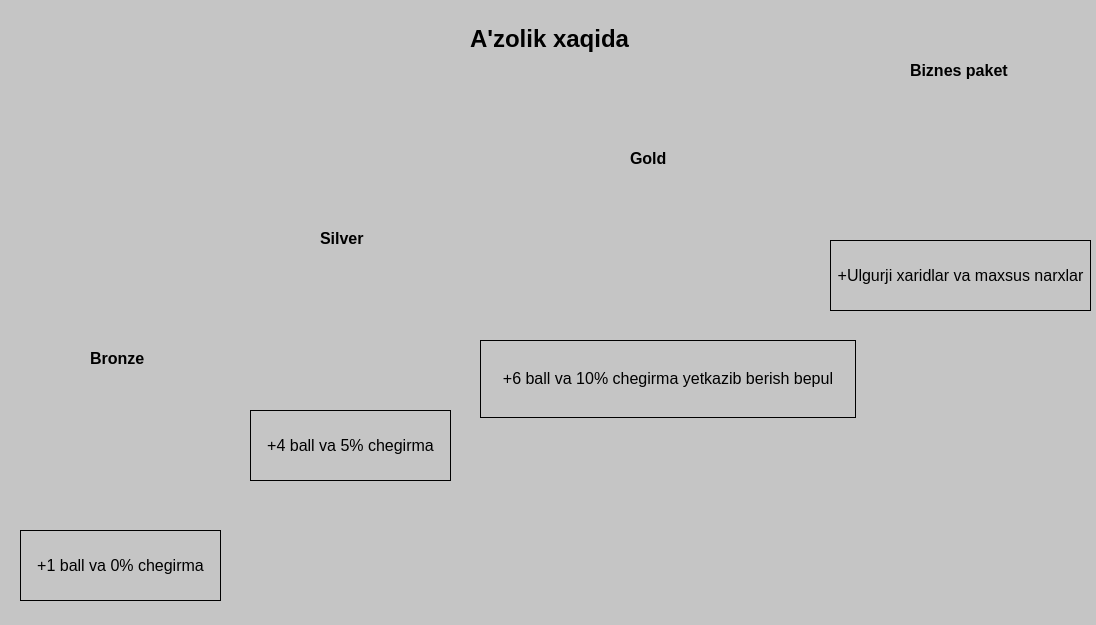
<?xml version="1.0" encoding="UTF-8"?>
<ui version="4.0">
 <class>MainWindow</class>
 <widget class="QMainWindow" name="MainWindow">
  <property name="geometry">
   <rect>
    <x>0</x>
    <y>0</y>
    <width>1096</width>
    <height>625</height>
   </rect>
  </property>
  <property name="palette">
   <palette>
    <active>
     <colorrole role="WindowText">
      <brush brushstyle="SolidPattern">
       <color alpha="255">
        <red>255</red>
        <green>255</green>
        <blue>255</blue>
       </color>
      </brush>
     </colorrole>
     <colorrole role="Window">
      <brush brushstyle="SolidPattern">
       <color alpha="255">
        <red>197</red>
        <green>197</green>
        <blue>197</blue>
       </color>
      </brush>
     </colorrole>
    </active>
    <inactive>
     <colorrole role="WindowText">
      <brush brushstyle="SolidPattern">
       <color alpha="255">
        <red>255</red>
        <green>255</green>
        <blue>255</blue>
       </color>
      </brush>
     </colorrole>
     <colorrole role="Window">
      <brush brushstyle="SolidPattern">
       <color alpha="255">
        <red>197</red>
        <green>197</green>
        <blue>197</blue>
       </color>
      </brush>
     </colorrole>
    </inactive>
    <disabled>
     <colorrole role="Base">
      <brush brushstyle="SolidPattern">
       <color alpha="255">
        <red>197</red>
        <green>197</green>
        <blue>197</blue>
       </color>
      </brush>
     </colorrole>
     <colorrole role="Window">
      <brush brushstyle="SolidPattern">
       <color alpha="255">
        <red>197</red>
        <green>197</green>
        <blue>197</blue>
       </color>
      </brush>
     </colorrole>
    </disabled>
   </palette>
  </property>
  <property name="font">
   <font>
    <hintingpreference>PreferDefaultHinting</hintingpreference>
   </font>
  </property>
  <property name="windowTitle">
   <string>MainWindow</string>
  </property>
  <widget class="QWidget" name="centralwidget">
   <widget class="QLabel" name="label_3">
    <property name="geometry">
     <rect>
      <x>30</x>
      <y>370</y>
      <width>181</width>
      <height>161</height>
     </rect>
    </property>
    <property name="text">
     <string/>
    </property>
    <property name="pixmap">
     <pixmap>images/bronze.png</pixmap>
    </property>
    <property name="scaledContents">
     <bool>true</bool>
    </property>
    <property name="openExternalLinks">
     <bool>false</bool>
    </property>
    <property name="textInteractionFlags">
     <set>Qt::TextInteractionFlag::LinksAccessibleByMouse</set>
    </property>
   </widget>
   <widget class="QLabel" name="label_4">
    <property name="geometry">
     <rect>
      <x>250</x>
      <y>250</y>
      <width>181</width>
      <height>161</height>
     </rect>
    </property>
    <property name="text">
     <string/>
    </property>
    <property name="pixmap">
     <pixmap>images/silver.png</pixmap>
    </property>
    <property name="scaledContents">
     <bool>true</bool>
    </property>
    <property name="openExternalLinks">
     <bool>false</bool>
    </property>
    <property name="textInteractionFlags">
     <set>Qt::TextInteractionFlag::LinksAccessibleByMouse</set>
    </property>
   </widget>
   <widget class="QLabel" name="label_5">
    <property name="geometry">
     <rect>
      <x>560</x>
      <y>170</y>
      <width>181</width>
      <height>161</height>
     </rect>
    </property>
    <property name="text">
     <string/>
    </property>
    <property name="pixmap">
     <pixmap>images/gold.png</pixmap>
    </property>
    <property name="scaledContents">
     <bool>true</bool>
    </property>
    <property name="openExternalLinks">
     <bool>false</bool>
    </property>
    <property name="textInteractionFlags">
     <set>Qt::TextInteractionFlag::LinksAccessibleByMouse</set>
    </property>
   </widget>
   <widget class="QLabel" name="label_6">
    <property name="geometry">
     <rect>
      <x>870</x>
      <y>80</y>
      <width>181</width>
      <height>161</height>
     </rect>
    </property>
    <property name="text">
     <string/>
    </property>
    <property name="pixmap">
     <pixmap>images/Business.png</pixmap>
    </property>
    <property name="scaledContents">
     <bool>true</bool>
    </property>
    <property name="openExternalLinks">
     <bool>false</bool>
    </property>
    <property name="textInteractionFlags">
     <set>Qt::TextInteractionFlag::LinksAccessibleByMouse</set>
    </property>
   </widget>
   <widget class="QLabel" name="label_2">
    <property name="geometry">
     <rect>
      <x>90</x>
      <y>350</y>
      <width>61</width>
      <height>16</height>
     </rect>
    </property>
    <property name="palette">
     <palette>
      <active>
       <colorrole role="WindowText">
        <brush brushstyle="SolidPattern">
         <color alpha="255">
          <red>0</red>
          <green>0</green>
          <blue>0</blue>
         </color>
        </brush>
       </colorrole>
      </active>
      <inactive>
       <colorrole role="WindowText">
        <brush brushstyle="SolidPattern">
         <color alpha="255">
          <red>0</red>
          <green>0</green>
          <blue>0</blue>
         </color>
        </brush>
       </colorrole>
      </inactive>
      <disabled/>
     </palette>
    </property>
    <property name="font">
     <font>
      <pointsize>12</pointsize>
      <bold>true</bold>
      <hintingpreference>PreferDefaultHinting</hintingpreference>
     </font>
    </property>
    <property name="text">
     <string>Bronze</string>
    </property>
   </widget>
   <widget class="QLabel" name="label_7">
    <property name="geometry">
     <rect>
      <x>320</x>
      <y>230</y>
      <width>51</width>
      <height>16</height>
     </rect>
    </property>
    <property name="palette">
     <palette>
      <active>
       <colorrole role="WindowText">
        <brush brushstyle="SolidPattern">
         <color alpha="255">
          <red>0</red>
          <green>0</green>
          <blue>0</blue>
         </color>
        </brush>
       </colorrole>
      </active>
      <inactive>
       <colorrole role="WindowText">
        <brush brushstyle="SolidPattern">
         <color alpha="255">
          <red>0</red>
          <green>0</green>
          <blue>0</blue>
         </color>
        </brush>
       </colorrole>
      </inactive>
      <disabled/>
     </palette>
    </property>
    <property name="font">
     <font>
      <pointsize>12</pointsize>
      <bold>true</bold>
      <hintingpreference>PreferDefaultHinting</hintingpreference>
     </font>
    </property>
    <property name="text">
     <string>Silver</string>
    </property>
   </widget>
   <widget class="QLabel" name="label_8">
    <property name="geometry">
     <rect>
      <x>630</x>
      <y>150</y>
      <width>41</width>
      <height>16</height>
     </rect>
    </property>
    <property name="palette">
     <palette>
      <active>
       <colorrole role="WindowText">
        <brush brushstyle="SolidPattern">
         <color alpha="255">
          <red>0</red>
          <green>0</green>
          <blue>0</blue>
         </color>
        </brush>
       </colorrole>
      </active>
      <inactive>
       <colorrole role="WindowText">
        <brush brushstyle="SolidPattern">
         <color alpha="255">
          <red>0</red>
          <green>0</green>
          <blue>0</blue>
         </color>
        </brush>
       </colorrole>
      </inactive>
      <disabled/>
     </palette>
    </property>
    <property name="font">
     <font>
      <pointsize>12</pointsize>
      <bold>true</bold>
      <hintingpreference>PreferDefaultHinting</hintingpreference>
     </font>
    </property>
    <property name="text">
     <string>Gold</string>
    </property>
   </widget>
   <widget class="QLabel" name="label_9">
    <property name="geometry">
     <rect>
      <x>910</x>
      <y>60</y>
      <width>101</width>
      <height>21</height>
     </rect>
    </property>
    <property name="palette">
     <palette>
      <active>
       <colorrole role="WindowText">
        <brush brushstyle="SolidPattern">
         <color alpha="255">
          <red>0</red>
          <green>0</green>
          <blue>0</blue>
         </color>
        </brush>
       </colorrole>
      </active>
      <inactive>
       <colorrole role="WindowText">
        <brush brushstyle="SolidPattern">
         <color alpha="255">
          <red>0</red>
          <green>0</green>
          <blue>0</blue>
         </color>
        </brush>
       </colorrole>
      </inactive>
      <disabled/>
     </palette>
    </property>
    <property name="font">
     <font>
      <pointsize>12</pointsize>
      <bold>true</bold>
      <hintingpreference>PreferDefaultHinting</hintingpreference>
     </font>
    </property>
    <property name="text">
     <string>Biznes paket</string>
    </property>
   </widget>
   <widget class="QLabel" name="label_10">
    <property name="geometry">
     <rect>
      <x>20</x>
      <y>530</y>
      <width>201</width>
      <height>71</height>
     </rect>
    </property>
    <property name="palette">
     <palette>
      <active>
       <colorrole role="WindowText">
        <brush brushstyle="SolidPattern">
         <color alpha="255">
          <red>0</red>
          <green>0</green>
          <blue>0</blue>
         </color>
        </brush>
       </colorrole>
      </active>
      <inactive>
       <colorrole role="WindowText">
        <brush brushstyle="SolidPattern">
         <color alpha="255">
          <red>0</red>
          <green>0</green>
          <blue>0</blue>
         </color>
        </brush>
       </colorrole>
      </inactive>
      <disabled/>
     </palette>
    </property>
    <property name="font">
     <font>
      <pointsize>12</pointsize>
      <stylestrategy>PreferDefault</stylestrategy>
      <hintingpreference>PreferNoHinting</hintingpreference>
     </font>
    </property>
    <property name="focusPolicy">
     <enum>Qt::FocusPolicy::WheelFocus</enum>
    </property>
    <property name="contextMenuPolicy">
     <enum>Qt::ContextMenuPolicy::CustomContextMenu</enum>
    </property>
    <property name="acceptDrops">
     <bool>true</bool>
    </property>
    <property name="frameShape">
     <enum>QFrame::Shape::Panel</enum>
    </property>
    <property name="text">
     <string>+1 ball va 0% chegirma</string>
    </property>
    <property name="alignment">
     <set>Qt::AlignmentFlag::AlignCenter</set>
    </property>
   </widget>
   <widget class="QLabel" name="label_11">
    <property name="geometry">
     <rect>
      <x>250</x>
      <y>410</y>
      <width>201</width>
      <height>71</height>
     </rect>
    </property>
    <property name="palette">
     <palette>
      <active>
       <colorrole role="WindowText">
        <brush brushstyle="SolidPattern">
         <color alpha="255">
          <red>0</red>
          <green>0</green>
          <blue>0</blue>
         </color>
        </brush>
       </colorrole>
      </active>
      <inactive>
       <colorrole role="WindowText">
        <brush brushstyle="SolidPattern">
         <color alpha="255">
          <red>0</red>
          <green>0</green>
          <blue>0</blue>
         </color>
        </brush>
       </colorrole>
      </inactive>
      <disabled/>
     </palette>
    </property>
    <property name="font">
     <font>
      <pointsize>12</pointsize>
      <stylestrategy>PreferDefault</stylestrategy>
      <hintingpreference>PreferNoHinting</hintingpreference>
     </font>
    </property>
    <property name="focusPolicy">
     <enum>Qt::FocusPolicy::WheelFocus</enum>
    </property>
    <property name="contextMenuPolicy">
     <enum>Qt::ContextMenuPolicy::CustomContextMenu</enum>
    </property>
    <property name="acceptDrops">
     <bool>true</bool>
    </property>
    <property name="frameShape">
     <enum>QFrame::Shape::Panel</enum>
    </property>
    <property name="text">
     <string>+4 ball va 5% chegirma</string>
    </property>
    <property name="alignment">
     <set>Qt::AlignmentFlag::AlignCenter</set>
    </property>
   </widget>
   <widget class="QLabel" name="label_13">
    <property name="geometry">
     <rect>
      <x>830</x>
      <y>240</y>
      <width>261</width>
      <height>71</height>
     </rect>
    </property>
    <property name="palette">
     <palette>
      <active>
       <colorrole role="WindowText">
        <brush brushstyle="SolidPattern">
         <color alpha="255">
          <red>0</red>
          <green>0</green>
          <blue>0</blue>
         </color>
        </brush>
       </colorrole>
      </active>
      <inactive>
       <colorrole role="WindowText">
        <brush brushstyle="SolidPattern">
         <color alpha="255">
          <red>0</red>
          <green>0</green>
          <blue>0</blue>
         </color>
        </brush>
       </colorrole>
      </inactive>
      <disabled/>
     </palette>
    </property>
    <property name="font">
     <font>
      <pointsize>12</pointsize>
      <stylestrategy>PreferDefault</stylestrategy>
      <hintingpreference>PreferNoHinting</hintingpreference>
     </font>
    </property>
    <property name="focusPolicy">
     <enum>Qt::FocusPolicy::WheelFocus</enum>
    </property>
    <property name="contextMenuPolicy">
     <enum>Qt::ContextMenuPolicy::CustomContextMenu</enum>
    </property>
    <property name="acceptDrops">
     <bool>true</bool>
    </property>
    <property name="frameShape">
     <enum>QFrame::Shape::Panel</enum>
    </property>
    <property name="text">
     <string>+Ulgurji xaridlar va maxsus narxlar</string>
    </property>
    <property name="alignment">
     <set>Qt::AlignmentFlag::AlignCenter</set>
    </property>
   </widget>
   <widget class="QLabel" name="label_12">
    <property name="geometry">
     <rect>
      <x>480</x>
      <y>340</y>
      <width>376</width>
      <height>78</height>
     </rect>
    </property>
    <property name="palette">
     <palette>
      <active>
       <colorrole role="WindowText">
        <brush brushstyle="SolidPattern">
         <color alpha="255">
          <red>0</red>
          <green>0</green>
          <blue>0</blue>
         </color>
        </brush>
       </colorrole>
      </active>
      <inactive>
       <colorrole role="WindowText">
        <brush brushstyle="SolidPattern">
         <color alpha="255">
          <red>0</red>
          <green>0</green>
          <blue>0</blue>
         </color>
        </brush>
       </colorrole>
      </inactive>
      <disabled/>
     </palette>
    </property>
    <property name="font">
     <font>
      <pointsize>12</pointsize>
      <stylestrategy>PreferDefault</stylestrategy>
      <hintingpreference>PreferNoHinting</hintingpreference>
     </font>
    </property>
    <property name="focusPolicy">
     <enum>Qt::FocusPolicy::WheelFocus</enum>
    </property>
    <property name="contextMenuPolicy">
     <enum>Qt::ContextMenuPolicy::CustomContextMenu</enum>
    </property>
    <property name="acceptDrops">
     <bool>true</bool>
    </property>
    <property name="frameShape">
     <enum>QFrame::Shape::Panel</enum>
    </property>
    <property name="text">
     <string>+6 ball va 10% chegirma yetkazib berish bepul</string>
    </property>
    <property name="alignment">
     <set>Qt::AlignmentFlag::AlignCenter</set>
    </property>
   </widget>
   <widget class="QLabel" name="label">
    <property name="geometry">
     <rect>
      <x>150</x>
      <y>0</y>
      <width>799</width>
      <height>78</height>
     </rect>
    </property>
    <property name="palette">
     <palette>
      <active>
       <colorrole role="WindowText">
        <brush brushstyle="SolidPattern">
         <color alpha="255">
          <red>0</red>
          <green>0</green>
          <blue>0</blue>
         </color>
        </brush>
       </colorrole>
      </active>
      <inactive>
       <colorrole role="WindowText">
        <brush brushstyle="SolidPattern">
         <color alpha="255">
          <red>0</red>
          <green>0</green>
          <blue>0</blue>
         </color>
        </brush>
       </colorrole>
      </inactive>
      <disabled/>
     </palette>
    </property>
    <property name="font">
     <font>
      <pointsize>18</pointsize>
      <bold>true</bold>
      <hintingpreference>PreferDefaultHinting</hintingpreference>
     </font>
    </property>
    <property name="text">
     <string>A'zolik xaqida</string>
    </property>
    <property name="alignment">
     <set>Qt::AlignmentFlag::AlignCenter</set>
    </property>
   </widget>
  </widget>
 </widget>
 <resources/>
 <connections/>
</ui>
